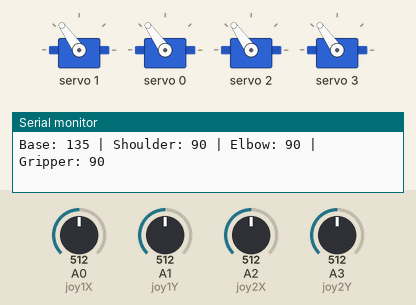
Bench run of a sketch on a simulated Arduino Uno, built with avr-gcc and run on an emulated ATmega328P. Parts: 4 × servo, the last lines printed to the serial monitor. The inputs (shaded band) are chosen by the test bench; at power-on: A0 (joy1X) = 512, A2 (joy2X) = 512, A1 (joy1Y) = 512, A3 (joy2Y) = 512.

Above: at 3.7 s.
3.8 s: A0 (joy1X) set to 572
6.8 s: A0 (joy1X) set to 594
At 9.6 s:
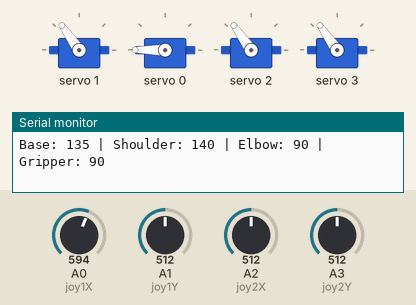
9.8 s: A2 (joy2X) set to 547
12.8 s: A2 (joy2X) set to 575
At 15.0 s:
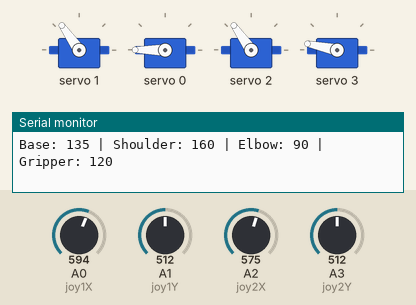
15.8 s: A1 (joy1Y) set to 455
18.8 s: A1 (joy1Y) set to 431
At 20.06 s:
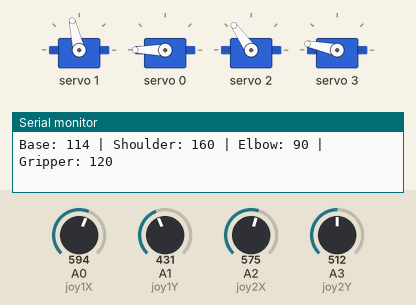
At 21.56 s:
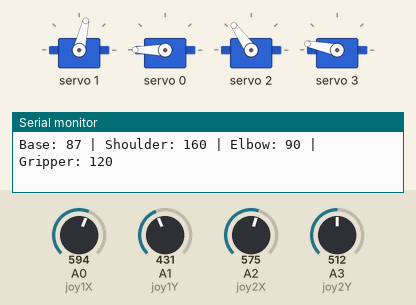
Timing chart, 0 to 25.2 s (numbered marks = the images above; inputs shaded):
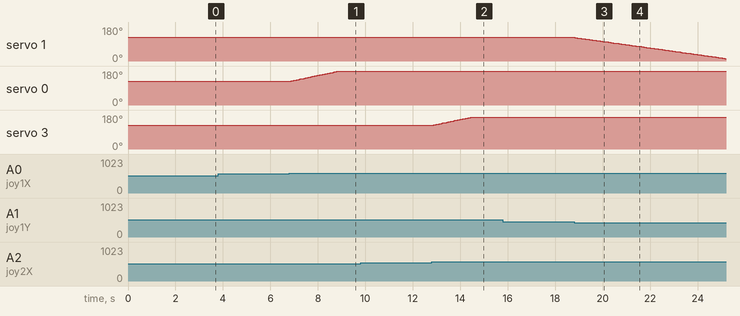

The sketch:

Robotic_Arm_Porject_2.ino
```cpp
#include <Wire.h>
#include <Adafruit_PWMServoDriver.h>

Adafruit_PWMServoDriver pwm = Adafruit_PWMServoDriver();

#define SERVOMIN 100
#define SERVOMAX 650

// PCA9685 Channels
int shoulderCh = 0;   // 180 degree servo
int baseCh = 1;       // 270 degree servo
int elbowCh = 2;      // 180 degree servo
int gripperCh = 3;    // small 180 degree servo

// Joystick pins
int joy1X = A0;   // Base
int joy1Y = A1;   // Shoulder
int joy2X = A2;   // Elbow
int joy2Y = A3;   // Gripper

// Servo starting angles
int baseAngle = 135;
int shoulderAngle = 90;
int elbowAngle = 90;
int gripperAngle = 90;

// Joystick settings
int joystickCenter = 512;

// Her servo için ayrı deadzone
int baseDeadZone = 70;
int shoulderDeadZone = 70;
int elbowDeadZone = 70;
int gripperDeadZone = 50;   // küçük servo daha hassas tepki versin

// Her servo için ayrı maksimum hız
int baseMaxSpeed = 3;
int shoulderMaxSpeed = 2;
int elbowMaxSpeed = 3;
int gripperMaxSpeed = 5;    // küçük servo: küçük adım, daha smooth

void setup() {
  Serial.begin(9600);

  pwm.begin();
  pwm.setPWMFreq(50);
  delay(500);

  // Elektrik geldikten sonra biraz bekle
  delay(2000);

  // Servoları yavaş yavaş başlangıç pozisyonuna götür
  slowMove270(baseCh, 135, baseAngle, 20);
  slowMove180(shoulderCh, 90, shoulderAngle, 25);
  slowMove180(elbowCh, 90, elbowAngle, 25);
  slowMove180(gripperCh, 90, gripperAngle, 20);


  Serial.println("Robotic arm ready.");
}

void slowMove180(int channel, int startAngle, int endAngle, int stepDelay) {
  if (startAngle < endAngle) {
    for (int angle = startAngle; angle <= endAngle; angle++) {
      moveServo180(channel, angle);
      delay(stepDelay);
    }
  } else {
    for (int angle = startAngle; angle >= endAngle; angle--) {
      moveServo180(channel, angle);
      delay(stepDelay);
    }
  }
}

void slowMove270(int channel, int startAngle, int endAngle, int stepDelay) {
  if (startAngle < endAngle) {
    for (int angle = startAngle; angle <= endAngle; angle++) {
      moveServo270(channel, angle);
      delay(stepDelay);
    }
  } else {
    for (int angle = startAngle; angle >= endAngle; angle--) {
      moveServo270(channel, angle);
      delay(stepDelay);
    }
  }
}
void loop() {
  int j1x = analogRead(joy1X);
  int j1y = analogRead(joy1Y);
  int j2x = analogRead(joy2X);
  int j2y = analogRead(joy2Y);

  // Her servo kendi hız/deadzone ayarıyla kontrol ediliyor
  // Left joystick
elbowAngle -= joystickToSpeed(j2y, elbowDeadZone, elbowMaxSpeed);   // up/down = arm lift
gripperAngle  += joystickToSpeed(j2x, gripperDeadZone, gripperMaxSpeed);

// Right joystick
baseAngle  += joystickToSpeed(j1y, baseDeadZone, baseMaxSpeed);     // right/left = base rotation
shoulderAngle += joystickToSpeed(j1x, shoulderDeadZone, shoulderMaxSpeed);

  // Her servo için ayrı güvenli açı limitleri
  baseAngle = constrain(baseAngle, 10, 260);
  shoulderAngle = constrain(shoulderAngle, 20, 160);
  elbowAngle = constrain(elbowAngle, 20, 160);
  gripperAngle = constrain(gripperAngle, 30, 120);

  // Servo komutları
  moveServo270(baseCh, baseAngle);
  moveServo180(shoulderCh, shoulderAngle);
  moveServo180(elbowCh, elbowAngle);
  moveServo180(gripperCh, gripperAngle);

  Serial.print("Base: ");
  Serial.print(baseAngle);
  Serial.print(" | Shoulder: ");
  Serial.print(shoulderAngle);
  Serial.print(" | Elbow: ");
  Serial.print(elbowAngle);
  Serial.print(" | Gripper: ");
  Serial.println(gripperAngle);

  // Daha sık update için düşük delay
  delay(10);
}

int joystickToSpeed(int value, int deadZone, int maxSpeed) {
  int difference = value - joystickCenter;

  if (abs(difference) < deadZone) {
    return 0;
  }

  int speedAmount;

  if (difference > 0) {
    speedAmount = map(difference, deadZone, 511, 1, maxSpeed);
  } else {
    speedAmount = map(difference, -deadZone, -512, -1, -maxSpeed);
  }

  return speedAmount;
}

void moveServo180(int channel, int angle) {
  angle = constrain(angle, 0, 180);
  int pulse = map(angle, 0, 180, SERVOMIN, SERVOMAX);
  pwm.setPWM(channel, 0, pulse);
}

void moveServo270(int channel, int angle) {
  angle = constrain(angle, 0, 270);
  int pulse = map(angle, 0, 270, SERVOMIN, SERVOMAX);
  pwm.setPWM(channel, 0, pulse);
}
```

Measured:
- the behaviour switches between 581 and 582 on A0 (joy1X) (found by bisection; images 0 and 1)
- the behaviour switches between 561 and 562 on A2 (joy2X) (found by bisection; images 1 and 2)
- the behaviour switches between 443 and 442 on A1 (joy1Y) (found by bisection; images 2 and 3)
- after the input at 6.8 s, servo 0: moves from 125° to 180° over 2.0 s, starting at once
- after the input at 12.8 s, servo 3: moves from 125° to 168° over 1.6 s, starting at once
- after the input at 18.8 s, servo 1: moves from 125° to 13° over 6.3 s, starting at once
